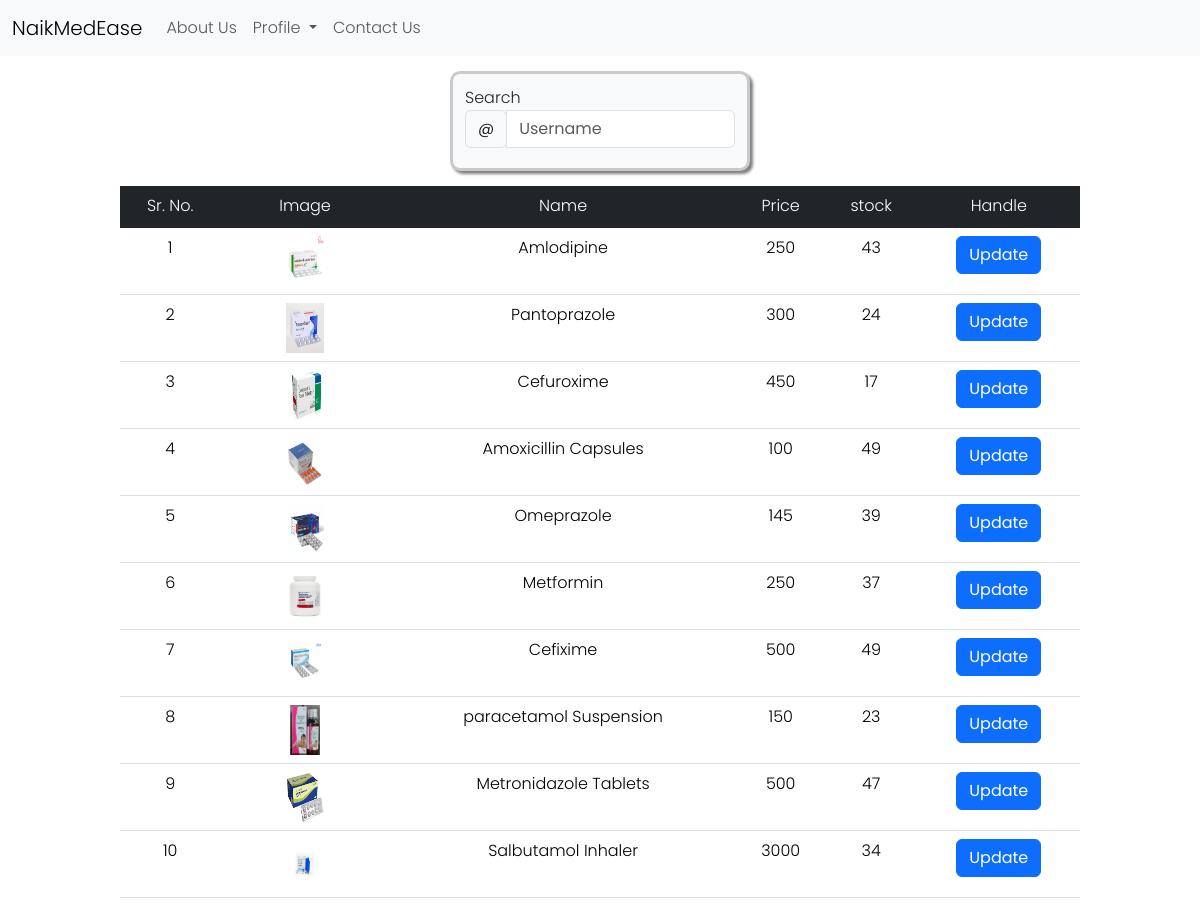
Screenshot of /managemedicine.php with the database file from the repository.
### tables this page shows
CREATE TABLE `product` (
  `prdid` int(11) NOT NULL,
  `prdnm` varchar(50) NOT NULL,
  `prdpri` varchar(10) NOT NULL,
  `compid` int(11) NOT NULL,
  `prdimg` varchar(100) NOT NULL,
  `stock` int(11) NOT NULL
);

### managemedicine.php (the view, shortened to what this page needs)
<!DOCTYPE html>
<html lang="en">
<head>
    <?php include_once 'navbar.php'; ?>
    <link rel="stylesheet" href="./css/table.css">
    <link rel="stylesheet" href="./css/vieworder.css">
</head>
<body>
    <div class="box">
        <nav>
            <div class="lbl">Search</div>
            <div class="input-group ml-5">
                <div class="input-group-prepend">
                    <span class="input-group-text" id="basic-addon1">@</span>
                </div>
                <input type="text" class="form-control w-25" id="myInput" placeholder="Username" aria-label="Username" aria-describedby="basic-addon1">
            </div>
        </nav>
    </div>
    <table class="table table-hover text-center format rounded">
        <thead class="table-dark">
            <tr>
                <th scope="col">Sr. No.</th>
                <th scope="col">Image</th>
                <th scope="col">Name</th>
                <th scope="col">Price</th>
                <th scope="col">stock</th>
                <th scope="col">Handle</th>
            </tr>
        </thead>
        <tbody class="table-group-divider" id="myTable">
            <?php
            $con = mysqli_connect("localhost", "root", "", "naikmedease");
            $getdta = mysqli_query($con, "select * from product");
            $num = 1;
            while ($row = mysqli_fetch_assoc($getdta)) {
                echo "<tr>
                <th scope='row'>" . $num . "</th>
                <td> <img src='./medimage/" . $row['prdimg'] . "' alt='Card " . $num . " Image' width='25%'  height='50px'> </td>
                <td>" . $row['prdnm'] . "</td>
                <td>" . $row['prdpri'] . "</td>
                <td>" . $row['stock'] . "</td>
                <td>
                <form method='post'>
                <button type='submit' class='btn btn-primary' name='btnupd' value=" . $row['prdid'] . ">Update</button>
                </form>
                </td>
                </tr>";
                $num++;
            }
            ?>
        </tbody>
    </table>
</body>
</html>

### css/navbar.css (style rules this page uses)
* { font-family: "Poppins", sans-serif; font-weight: 300; font-style: normal; }

### css/table.css (style rules this page uses)
* { font-family: "Poppins", sans-serif; font-weight: 300; font-style: normal; }
.format { max-width: 80vw; margin: 15px 10%; }

### css/vieworder.css (style rules this page uses)
table { text-align: center; }
.box { display: flex; justify-content: space-between; margin: 15px auto; width: 300px; height: 100px; background-color: #f8f9fa; border: solid #cacaca; box-shadow: 3px 3px 3px grey; padding: 1% 1% 1% 1%; border-radius: 10px; gap: 5px; }

### rows the page displays
product: prdimg (picture), prdnm "Amlodipine", prdpri "250", stock "43"
product: prdimg (picture), prdnm "Pantoprazole", prdpri "300", stock "24"
product: prdimg (picture), prdnm "Cefuroxime", prdpri "450", stock "17"
product: prdimg (picture), prdnm "Amoxicillin Capsules", prdpri "100", stock "49"
product: prdimg (picture), prdnm "Omeprazole", prdpri "145", stock "39"
product: prdimg (picture), prdnm "Metformin", prdpri "250", stock "37"
product: prdimg (picture), prdnm "Cefixime", prdpri "500", stock "49"
product: prdimg (picture), prdnm "paracetamol Suspension", prdpri "150", stock "23"
product: prdimg (picture), prdnm "Metronidazole Tablets", prdpri "500", stock "47"
product: prdimg (picture), prdnm "Salbutamol Inhaler", prdpri "3000", stock "34"
